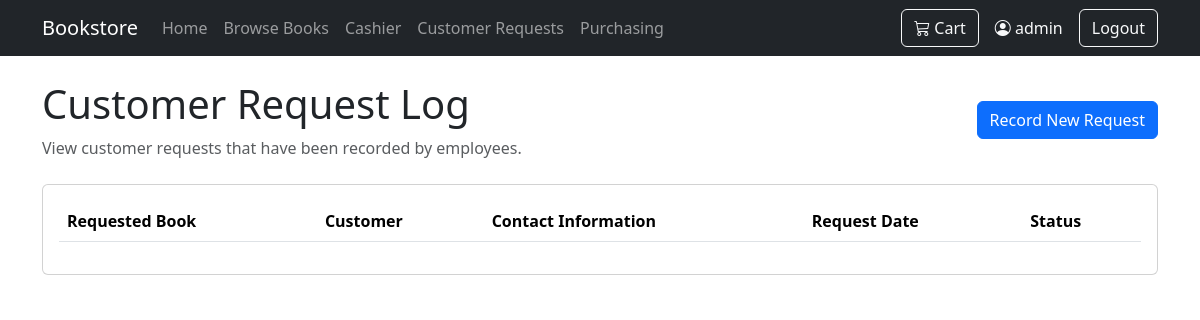
The app's page /orders/customer-requests/ (signed in), older data.
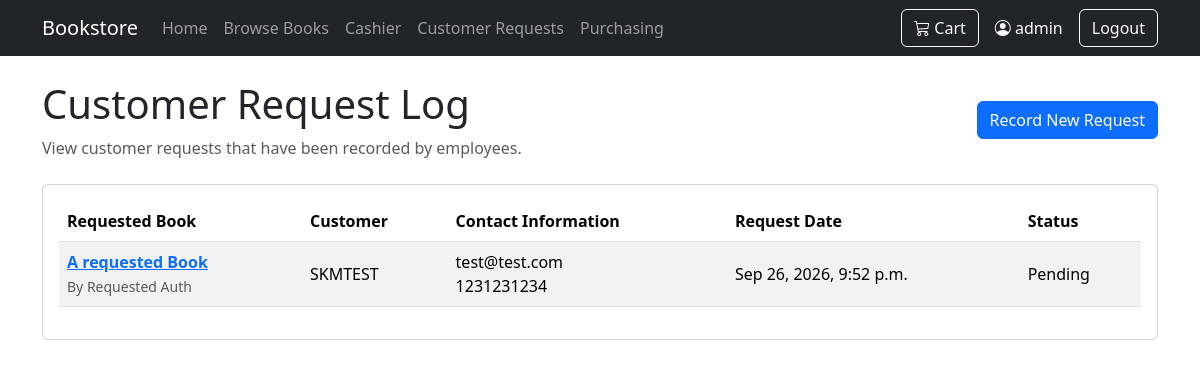
The same page, newer data.
### orders/models.py (models this page shows, shortened)
class CustomerRequest(models.Model):
    class Status(models.TextChoices):
        PENDING = "Pending", "Pending"
        APPROVED = "Approved", "Approved"
        REJECTED = "Rejected", "Rejected"
        CANCELLED = "Cancelled", "Cancelled"
        COMPLETED = "Completed", "Completed"
    customer = models.ForeignKey(Customer, on_delete=models.CASCADE)
    book = models.ForeignKey(Book, on_delete=models.SET_NULL, null=True, blank=True)
    purchase_order = models.OneToOneField(
        SupplierOrder,
        on_delete=models.PROTECT,
        related_name="customer_request",
        null=True,
        blank=True,
    )
    requested_title = models.CharField(max_length=200)
    requested_author = models.CharField(max_length=200, blank=True)
    request_date = models.DateTimeField(auto_now_add=True)
    status = models.CharField(
        max_length=20,
        choices=Status.choices,
        default=Status.PENDING,
    )

### sales/models.py (models this page shows, shortened)
class Customer(models.Model):
    full_name = models.CharField(max_length=200)
    email = models.EmailField(blank=True)
    phone = models.CharField(max_length=30, blank=True)

### orders/views.py (the view)
@login_required
def customer_request_log(request):
    customer_requests = CustomerRequest.objects.select_related(
        "customer", "book", "purchase_order"
    ).order_by("-request_date")
    return render(
        request,
        "orders/customer_request_log.html",
        {"customer_requests": customer_requests},
    )

### cart/context_processors.py (called while the page is built)
def cart_count(request):
    cart = request.session.get("cart", {})
    count = sum(
        int(quantity)
        for quantity in cart.values()
    )
    return {
        "cart_count": count
    }

### orders/templates/orders/customer_request_log.html (shortened to what this page needs)
{% extends "base.html" %}
{% block content %}
<div class="d-flex justify-content-between align-items-center mb-4">
    <div>
        <h1>Customer Request Log</h1>
        <p class="text-muted mb-0">
            View customer requests that have been recorded by employees.
        </p>
    </div>
    <a href="{% url 'orders:create_customer_request' %}" class="btn btn-primary">
        Record New Request
    </a>
</div>
<div class="card">
    <div class="card-body">
        <div class="table-responsive">
            <table class="table table-striped align-middle">
                <thead>
                    <tr>
                        <th>Requested Book</th>
                        <th>Customer</th>
                        <th>Contact Information</th>
                        <th>Request Date</th>
                        <th>Status</th>
                    </tr>
                </thead>
                <tbody>
                    {% for customer_request in customer_requests %}
                    <tr>
                        <td>
                            <strong>
                                <a href="{% url 'orders:customer_request_detail' customer_request.id %}">{{ customer_request.requested_title }}</a>
                            </strong>
                            {% if customer_request.requested_author %}
                            <br>
                            <small class="text-muted">
                                By {{ customer_request.requested_author }}
                            </small>
                        {% endif %}
                        </td>
                        <td>
                            {{ customer_request.customer.full_name }}
                        </td>
                        <td>
                            {% if customer_request.customer.email %}
                                {{ customer_request.customer.email }}
                            {% endif %}
                            {% if customer_request.customer.phone %}
                            {% if customer_request.customer.email %}
                                 <br>
                            {% endif %}
                        {{ customer_request.customer.phone }}
                        {% endif %}
                        </td>
                        <td>
                            {{ customer_request.request_date|date:"M j, Y, g:i a"}}
                        </td>
                        <td>
                            {{ customer_request.status }}
                        </td>
                    </tr>
                    {% endfor %}
                </tbody>
            </table>
        </div>
    </div>
</div>
{% endblock %}

Row changes from the older to the newer data that the page shows:
added CustomerRequest: requested_title "A requested Book", requested_author "Requested Auth", customer.full_name "SKMTEST", customer.email "test@test.com", customer.phone "1231231234", request_date "Sep 26, 2026, 9:52 p.m.", status "Pending"
